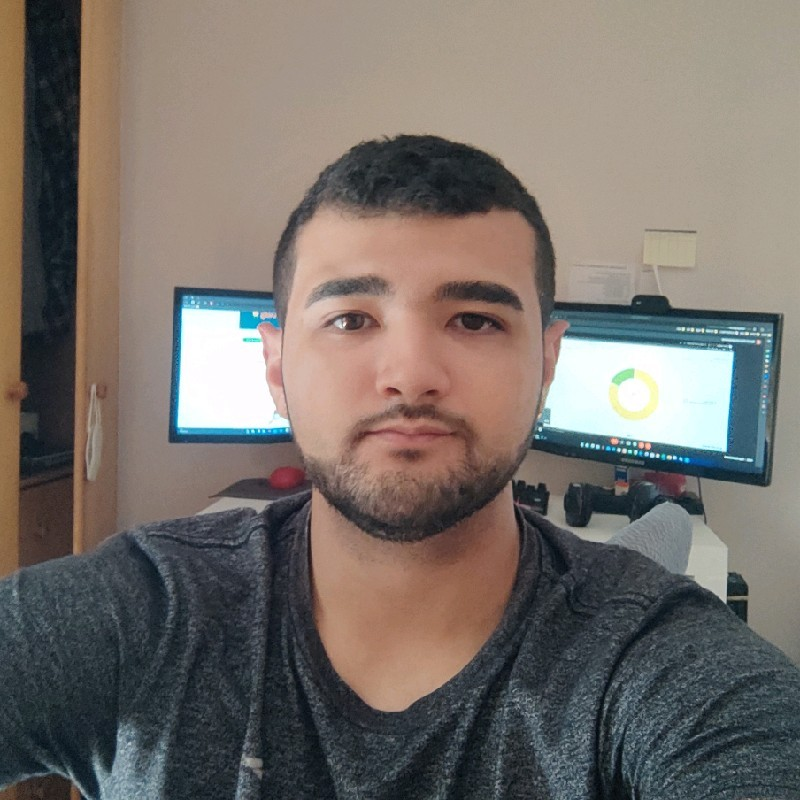
#> input picture data/eu.jpeg, 800 x 800 px
$ python cap03-03-median_filter_opencv.py --image ../eu.jpeg
#> lines starting #> are read from the running program, lines starting #| are printed output that depends on the picture
# Median Filter

import numpy as np
import argparse
import cv2

# Argumentos
ap = argparse.ArgumentParser()
ap.add_argument("-i", "--image", required = True, help = "Caminho para a imagem")
args = vars(ap.parse_args())

# Carrega a imagem
image = cv2.imread(args["image"])
#> image is the input picture: shape (800, 800, 3); mean B, G, R 105.8, 111.5, 118.8
cv2.imshow("Original", image)

# A função cv2.medianBlur é usada principalmente para remover o que se chama ruído "sal e pimenta".
# Ao contrário da Média método mencionado daqui a pouco com o Gaussian Blur, o método da mediana
# (como o nome sugere), calcula o valor médio do pixel entre os área ao redor.
blurred = np.hstack([
	cv2.medianBlur(image, 3),
	cv2.medianBlur(image, 5),
	cv2.medianBlur(image, 7)])
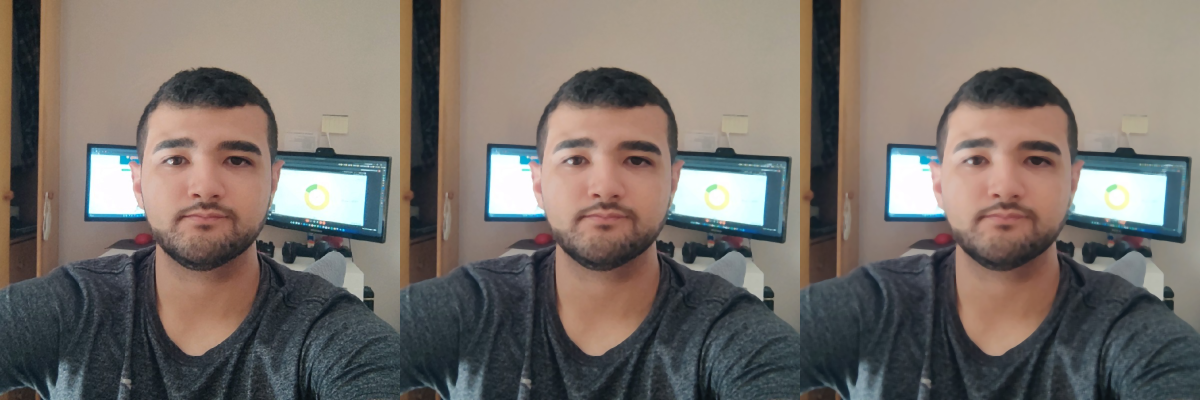
#> blurred: shape (800, 2400, 3) (shown at 1/2 size); mean B, G, R 105.6, 111.3, 118.7
cv2.imshow("Median", blurred)
cv2.waitKey(0)
